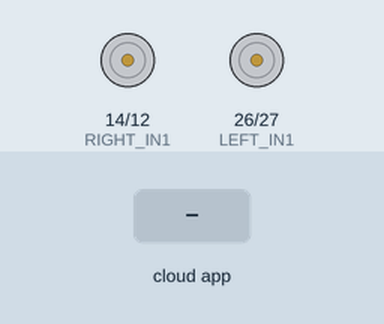
Simulated run of this sketch. Board: ESP32. Shown: motor-driver pin pairs drawn as motors (green arrow = first pin HIGH = forward, orange = second pin HIGH = backward, longer = more drive, scaled by the enable pin). The inputs (shaded band) are chosen by the test bench. The ROS host is connected and sends only what is stated.

Above: at 3.2 s.
3.3 s: the phone or cloud app sets linear.x to -100
At 4.1 s:
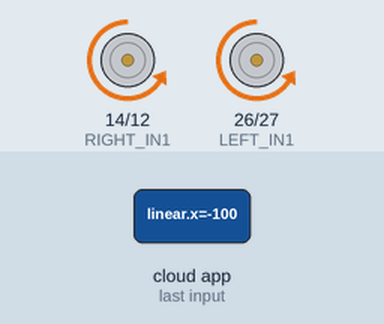
4.8 s: the phone or cloud app sets angular.z to -100
At 5.2 s:
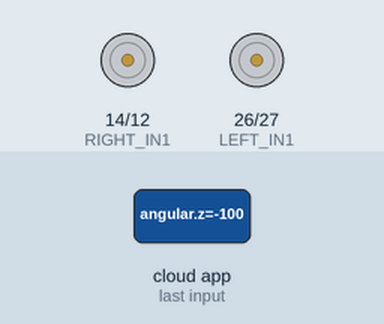
6.3 s: the phone or cloud app sets linear.x to 0
At 7.5 s:
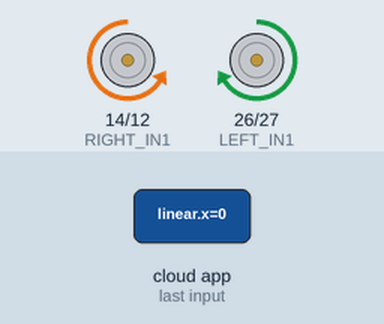
7.8 s: the phone or cloud app sets angular.z to 100
At 8.7 s:
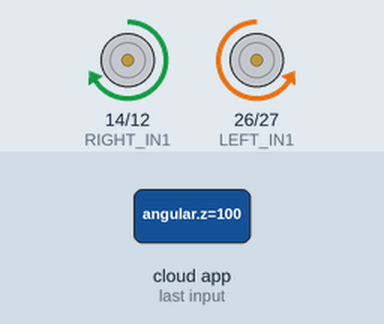
9.3 s: the phone or cloud app sets linear.x to 100
At 9.8 s:
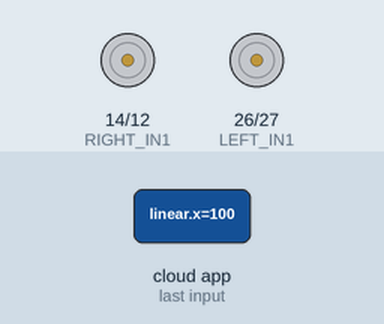
10.8 s: the phone or cloud app sets angular.z to 0
At 12.1 s:
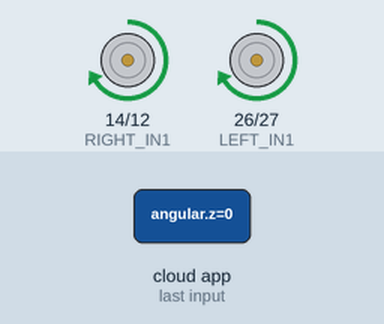
Timing chart, 0 to 13.3 s (numbered marks = the images above; inputs shaded):
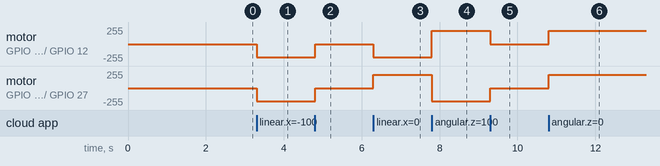

The sketch:

ESP32_car_Code.ino
```cpp
#include <micro_ros_arduino.h>

#include <WiFi.h>

#include <rcl/rcl.h>
#include <rclc/rclc.h>
#include <rclc/executor.h>

#include <geometry_msgs/msg/twist.h>

rcl_subscription_t subscriber;
geometry_msgs__msg__Twist msg;

rclc_executor_t executor;
rclc_support_t support;
rcl_allocator_t allocator;
rcl_node_t node;

#define LEFT_PWM 25
#define LEFT_IN1 26
#define LEFT_IN2 27

#define RIGHT_PWM 33
#define RIGHT_IN1 14
#define RIGHT_IN2 12

#define PWM_FREQ 20000
#define PWM_RESOLUTION 8

#define LEFT_CHANNEL 0
#define RIGHT_CHANNEL 1

float max_speed = 200;

void setMotor(int pwm_pin, int in1, int in2, int speed)
{
  if(speed > 0)
  {
    digitalWrite(in1, HIGH);
    digitalWrite(in2, LOW);
  }
  else if(speed < 0)
  {
    digitalWrite(in1, LOW);
    digitalWrite(in2, HIGH);
    speed = -speed;
  }
  else
  {
    digitalWrite(in1, LOW);
    digitalWrite(in2, LOW);
  }

  speed = constrain(speed,0,255);
  ledcWrite(pwm_pin,speed);
}

void cmd_vel_callback(const void * msgin)
{
  const geometry_msgs__msg__Twist * msg = (const geometry_msgs__msg__Twist *)msgin;

  float linear = msg->linear.x;
  float angular = msg->angular.z;

  float left = linear - angular;
  float right = linear + angular;

  int left_speed = left * max_speed;
  int right_speed = right * max_speed;

  setMotor(LEFT_CHANNEL, LEFT_IN1, LEFT_IN2, left_speed);
  setMotor(RIGHT_CHANNEL, RIGHT_IN1, RIGHT_IN2, right_speed);
}

void setup()
{
  set_microros_wifi_transports("YOUR_WIFI",
                               "YOUR_PASSWORD",
                               "192.168.1.100",
                               8888);

  pinMode(LEFT_IN1, OUTPUT);
  pinMode(LEFT_IN2, OUTPUT);
  pinMode(RIGHT_IN1, OUTPUT);
  pinMode(RIGHT_IN2, OUTPUT);

  ledcSetup(LEFT_CHANNEL, PWM_FREQ, PWM_RESOLUTION);
  ledcAttachPin(LEFT_PWM, LEFT_CHANNEL);

  ledcSetup(RIGHT_CHANNEL, PWM_FREQ, PWM_RESOLUTION);
  ledcAttachPin(RIGHT_PWM, RIGHT_CHANNEL);

  delay(2000);

  allocator = rcl_get_default_allocator();

  rclc_support_init(&support, 0, NULL, &allocator);

  rclc_node_init_default(&node, "esp32_car_node", "", &support);

  rclc_subscription_init_default(
      &subscriber,
      &node,
      ROSIDL_GET_MSG_TYPE_SUPPORT(geometry_msgs, msg, Twist),
      "/cmd_vel");

  rclc_executor_init(&executor, &support.context, 1, &allocator);

  rclc_executor_add_subscription(
      &executor,
      &subscriber,
      &msg,
      &cmd_vel_callback,
      ON_NEW_DATA);
}

void loop()
{
  rclc_executor_spin_some(&executor, RCL_MS_TO_NS(10));
}
```

Measured:
- after the input at 3.3 s, motor on GPIO 14 (RIGHT_IN1) / GPIO 12 (RIGHT_IN2), motor on GPIO 26 (LEFT_IN1) / GPIO 27 (LEFT_IN2): stopped → backward 199/255 at once
- after the input at 4.8 s, motor on GPIO 14 (RIGHT_IN1) / GPIO 12 (RIGHT_IN2), motor on GPIO 26 (LEFT_IN1) / GPIO 27 (LEFT_IN2): backward 199/255 → stopped at once
- after the input at 6.3 s, motor on GPIO 14 (RIGHT_IN1) / GPIO 12 (RIGHT_IN2): stopped → backward 199/255 at once; motor on GPIO 26 (LEFT_IN1) / GPIO 27 (LEFT_IN2): stopped → forward 199/255 at once
- after the input at 7.8 s, motor on GPIO 14 (RIGHT_IN1) / GPIO 12 (RIGHT_IN2): backward 199/255 → forward 199/255 at once; motor on GPIO 26 (LEFT_IN1) / GPIO 27 (LEFT_IN2): forward 199/255 → backward 199/255 at once
- after the input at 9.3 s, motor on GPIO 14 (RIGHT_IN1) / GPIO 12 (RIGHT_IN2): forward 199/255 → stopped at once; motor on GPIO 26 (LEFT_IN1) / GPIO 27 (LEFT_IN2): backward 199/255 → stopped at once
- after the input at 10.8 s, motor on GPIO 14 (RIGHT_IN1) / GPIO 12 (RIGHT_IN2), motor on GPIO 26 (LEFT_IN1) / GPIO 27 (LEFT_IN2): stopped → forward 199/255 at once
